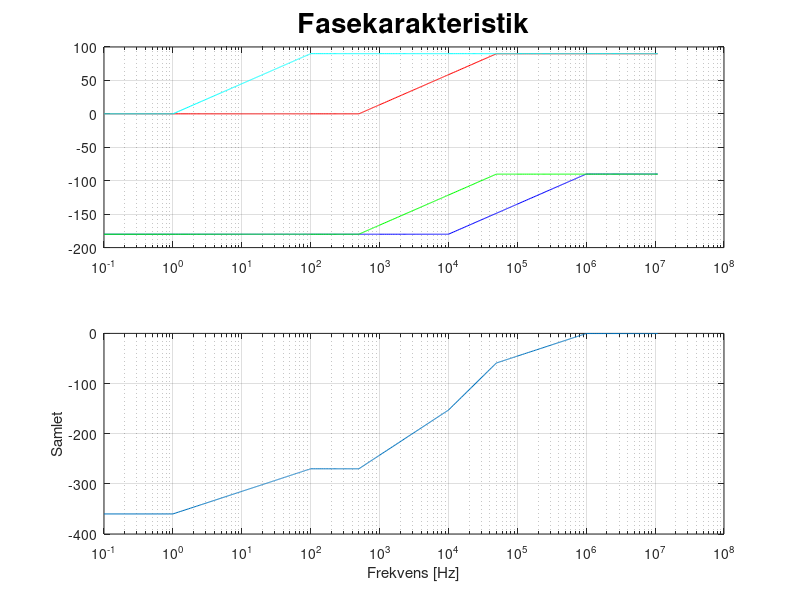
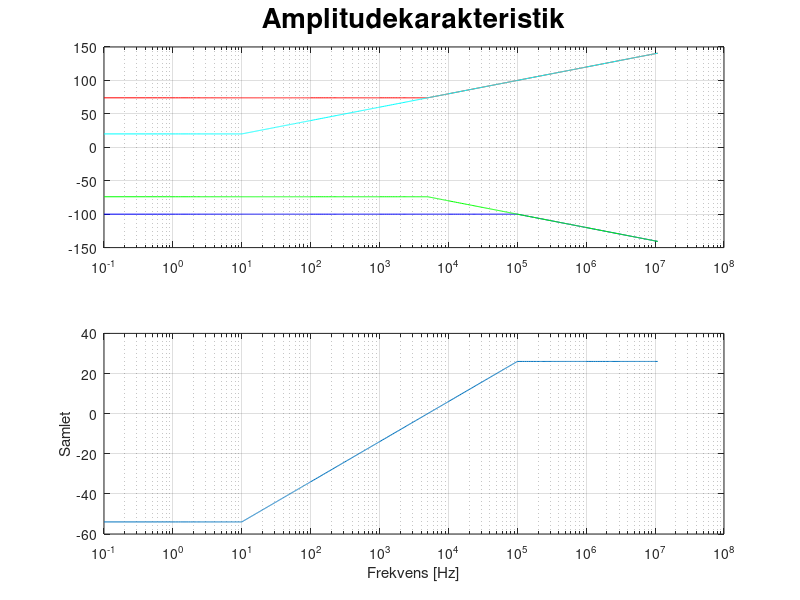
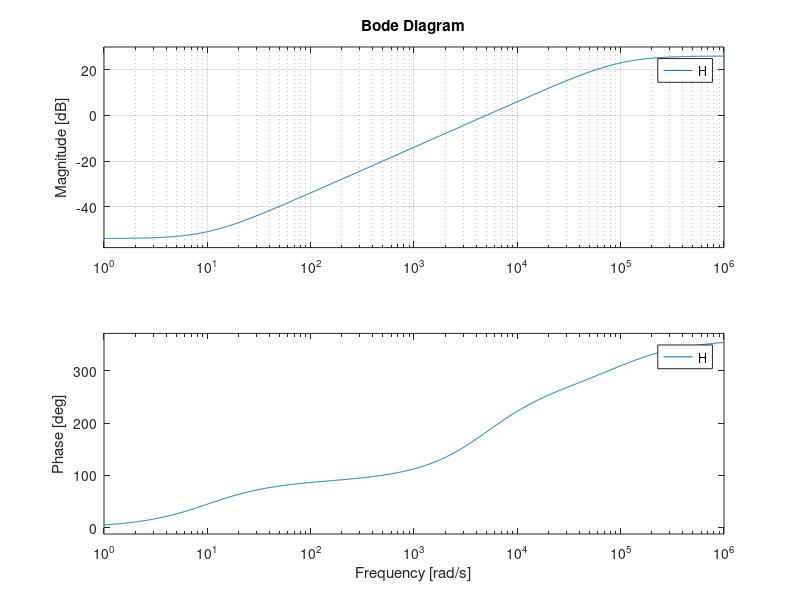

Write MATLAB code to recreate these figures, in order.
clc;
clear;

s = tf('s');

%H = 1/(s+1000);
H = (20*s^2+100200*s+1000000)/((s-5000)*(s-100000)); % INDSÆT OVERFØRSELSFUNKTION HER!
gain = 20; % INDSÆT GAIN HER!

farve = 'bgrcmykw';
[P, Z] = pzmap(H)
totalp = max(abs(P));
totalz = max(abs(Z));
if (length(P) > 0)
    if (totalz > totalp)
        total = totalz;
    else
        total = totalp;
    end
else
    total = totalz;
end
total = total * 1000;

if (total < 1000)
    total = 1000;
end

[P, Z] = pzmap(H);
T = ones(1,1);

t = 1;
for n=2:total
    for u = 3:9
        if (t >= 10^u)
            U = u;
        end
    end
    if ( n > 1000)
        t = (10^(U+1) - 10^U) / 100 + T(n - 1);
    else
        t = n;
    end
    T(n) = t;
    if (t > total)
        break
    end
end

faseP = zeros(length(P),length(T));
faseZ = zeros(length(Z),length(T));
samlet = zeros(1,length(T));
ampP = zeros(length(P),length(T));
ampZ = zeros(length(Z),length(T));
amp = zeros(1,length(T));

for i=1:length(P) % POL
    if (P(i) > 0)
        faseP(i,:) =  faseP(i,:) - 180;
    elseif (P(i) == 0)
        faseP(i,:) =  faseP(i,:) - 90;
    end
    if (P(i) ~= 0)
        ampP(i,:) = -(20 * log10(abs(P(i))));
    else
        ampP(i,1) = 46.0206;
    end
    for n=2:length(T)
        t = T(n);
        if (P(i) >= 0) % FASE
            if (t/10 >= P(i) / 10 && t/10 <= P(i) * 10)
                if (P(i) ~= 0)
                    a = 19.543251686 * reallog(P(i)) - 45;
                else
                    a = 0;
                end
                faseP(i,n) = (19.543251686 * reallog(t/10) - a) - 180;
            else
                faseP(i,n) = faseP(i,n - 1);
            end
        else
            if (t/10 >= -P(i) / 10 && t/10 <= -P(i) * 10)
                a = 19.543251686 * reallog(-P(i)) - 45;
                faseP(i,n) = -(19.543251686 * reallog(t/10) - a);
            else
                faseP(i,n) = faseP(i,n - 1);
            end
        end
        if (t/10 >= abs(P(i)) || P(i) == 0) % AMP
            if (P(i) ~= 0)
                a = 8.68588963806504 * reallog(abs(P(i)));
            else
                a = 26.0206;
            end
            ampP(i,n) = -(8.68588963806504 * reallog(t/10) - a) + ampP(i,n);
        else
            ampP(i,n) = ampP(i,n - 1);
        end
    end
end

for i=1:length(Z) % NULPUNKT
    if (Z(i) > 0)
        faseZ(i,:) =  faseZ(i,:) + 180;
    elseif (Z(i) == 0)
        faseZ(i,:) =  faseZ(i,:) + 90;
    end
    if (Z(i) ~= 0)
        ampZ(i,:) = 20 * log10(abs(Z(i)));
    else
        ampZ(i,1) = -20;
    end
    t = 1;
    for n=2:length(T)
        t = T(n);
        if (Z(i) >= 0) % FASE
            if (t/10 >= Z(i) / 10 && t/10 <= Z(i) * 10)
                if (Z(i) ~= 0)
                    a = 19.543251686 * reallog(Z(i)) - 45;
                else
                    a = 0;
                end
                faseZ(i,n) = -(19.543251686 * reallog(t/10) - a) + 180;
            else
                faseZ(i,n) = faseZ(i,n - 1);
            end
        else
            if (t/10 >= -Z(i) / 10 && t/10 <= -Z(i) * 10)
                a = 19.543251686 * reallog(abs(Z(i))) - 45;
                faseZ(i,n) = (19.543251686 * reallog(t/10) - a);
            else
                faseZ(i,n) = faseZ(i,n - 1);
            end
        end
        if (t/10 >= abs(Z(i)) || Z(i) == 0) % AMP
            if (Z(i) ~= 0)
                a = 8.68588963806504 * reallog(abs(Z(i)));
            else
                a = 0;
            end
            ampZ(i,n) = (8.68588963806504 * reallog(t/10) - a) + ampZ(i,n);
        else
            ampZ(i,n) = ampZ(i,n - 1);
        end
    end
end

T = T / 10;
figure(1);
subplot(2,1,1);
for i=1:length(P)
    semilogx(T,faseP(i,:),farve(i));
    hold on;
    samlet = samlet + faseP(i,:);
end
if (isempty(P))
    i = 0;
end
for n=1:length(Z)
    semilogx(T,faseZ(n,:),farve(i+n));
    hold on;
    samlet = samlet + faseZ(n,:);
end
grid
title('Fasekarakteristik','fontsize',20,'fontweight','bold')

subplot(2,1,2);
semilogx(T,samlet);
grid
xlabel('Frekvens [Hz]')
ylabel('Samlet')

figure(2)
subplot(2,1,1);
offset = 0;
if (gain ~= 0)
    offset = 20 * log10(abs(gain));
end
for i=1:length(P)
    semilogx(T,ampP(i,:),farve(i));
    hold on;
    amp = amp + ampP(i,:);
end
if (isempty(P))
    i = 0;
end
for n=1:length(Z)
    semilogx(T,ampZ(n,:),farve(i+n));
    hold on;
    amp = amp + ampZ(n,:);
end
grid
title('Amplitudekarakteristik','fontsize',20,'fontweight','bold')

amp = amp + offset;
subplot(2,1,2);
semilogx(T,amp)
grid
xlabel('Frekvens [Hz]')
ylabel('Samlet')

figure(3)
bode(H)
grid
